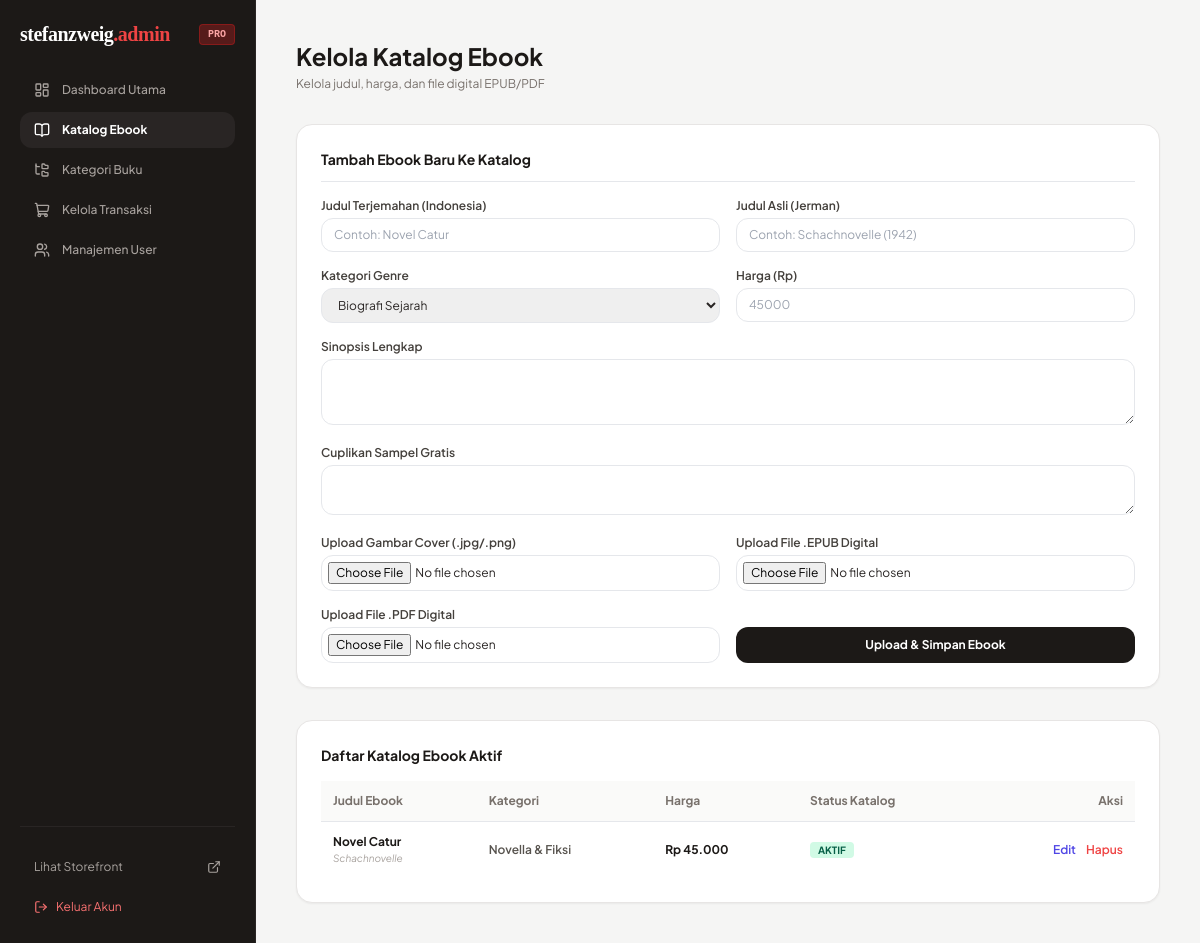
The app's page /admin/ebooks.php (signed in) with its own data.
### tables this page shows
CREATE TABLE IF NOT EXISTS `ebooks` (
  `id` INT AUTO_INCREMENT PRIMARY KEY,
  `category_id` INT NOT NULL,
  `title` VARCHAR(255) NOT NULL,
  `original_title` VARCHAR(255) NOT NULL,
  `slug` VARCHAR(255) NOT NULL UNIQUE,
  `price` DECIMAL(10,2) NOT NULL,
  `synopsis` TEXT NOT NULL,
  `sample_text` TEXT DEFAULT NULL,
  `cover_image` VARCHAR(255) NOT NULL DEFAULT 'covers/default.jpg',
  `file_epub_path` VARCHAR(255) NOT NULL,
  `file_pdf_path` VARCHAR(255) NOT NULL,
  `is_active` TINYINT(1) DEFAULT 1,
  `created_at` TIMESTAMP DEFAULT CURRENT_TIMESTAMP,
  FOREIGN KEY (`category_id`) REFERENCES `categories`(`id`) ON DELETE CASCADE
);

CREATE TABLE IF NOT EXISTS `categories` (
  `id` INT AUTO_INCREMENT PRIMARY KEY,
  `name` VARCHAR(100) NOT NULL,
  `slug` VARCHAR(100) NOT NULL UNIQUE,
  `created_at` TIMESTAMP DEFAULT CURRENT_TIMESTAMP
);

### includes/functions.php (called while the page is built, shortened)
<?php
function format_rupiah($angka) {
    return 'Rp ' . number_format($angka, 0, ',', '.');
}

### admin/ebooks.php (the view, shortened to what this page needs)
<?php
require_once 'layout_header.php';
$categories = $pdo->query("SELECT * FROM categories ORDER BY name ASC")->fetchAll();
$ebooks = $pdo->query("SELECT e.*, c.name AS category_name FROM ebooks e JOIN categories c ON e.category_id = c.id ORDER BY e.id DESC")->fetchAll();
?>
<div class="space-y-8">
    <div class="flex justify-between items-center">
        <div>
            <h1 class="text-2xl font-bold text-stone-900">Kelola Katalog Ebook</h1>
            <p class="text-xs text-stone-500 mt-1">Kelola judul, harga, dan file digital EPUB/PDF</p>
        </div>
    </div>
    <div class="bg-white rounded-2xl p-6 border border-stone-200 shadow-sm space-y-4">
        <h3 class="font-bold text-stone-900 text-sm border-b pb-3">Tambah Ebook Baru Ke Katalog</h3>
        <form method="POST" enctype="multipart/form-data" class="grid grid-cols-1 md:grid-cols-2 gap-4 text-xs">
            <div>
                <label class="block font-semibold text-stone-700 mb-1">Judul Terjemahan (Indonesia)</label>
                <input type="text" name="title" placeholder="Contoh: Novel Catur" class="w-full px-3 py-2 border rounded-xl" required>
            </div>
            <div>
                <label class="block font-semibold text-stone-700 mb-1">Judul Asli (Jerman)</label>
                <input type="text" name="original_title" placeholder="Contoh: Schachnovelle (1942)" class="w-full px-3 py-2 border rounded-xl" required>
            </div>
            <div>
                <label class="block font-semibold text-stone-700 mb-1">Kategori Genre</label>
                <select name="category_id" class="w-full px-3 py-2 border rounded-xl" required>
                    <?php foreach ($categories as $cat): ?>
                        <option value="<?= $cat['id'] ?>"><?= htmlspecialchars($cat['name']) ?></option>
                    <?php endforeach; ?>
                </select>
            </div>
            <div>
                <label class="block font-semibold text-stone-700 mb-1">Harga (Rp)</label>
                <input type="number" name="price" placeholder="45000" class="w-full px-3 py-2 border rounded-xl" required>
            </div>
            <div class="md:col-span-2">
                <label class="block font-semibold text-stone-700 mb-1">Sinopsis Lengkap</label>
                <textarea name="synopsis" rows="3" class="w-full px-3 py-2 border rounded-xl" required></textarea>
            </div>
            <div class="md:col-span-2">
                <label class="block font-semibold text-stone-700 mb-1">Cuplikan Sampel Gratis</label>
                <textarea name="sample_text" rows="2" class="w-full px-3 py-2 border rounded-xl"></textarea>
            </div>
            <div>
                <label class="block font-semibold text-stone-700 mb-1">Upload Gambar Cover (.jpg/.png)</label>
                <input type="file" name="cover" accept="image/*" class="w-full border rounded-xl p-1.5">
            </div>
            <div>
                <label class="block font-semibold text-stone-700 mb-1">Upload File .EPUB Digital</label>
                <input type="file" name="file_epub" accept=".epub" class="w-full border rounded-xl p-1.5">
            </div>
            <div>
                <label class="block font-semibold text-stone-700 mb-1">Upload File .PDF Digital</label>
                <input type="file" name="file_pdf" accept=".pdf" class="w-full border rounded-xl p-1.5">
            </div>
            <div class="flex items-end">
                <button type="submit" name="add_ebook" class="w-full bg-stone-900 text-white font-bold py-2.5 rounded-xl hover:bg-stone-800 transition">Upload & Simpan Ebook</button>
            </div>
        </form>
    </div>
    <div class="bg-white rounded-2xl border border-stone-200 p-6 shadow-sm space-y-4">
        <h3 class="font-bold text-stone-900 text-sm">Daftar Katalog Ebook Aktif</h3>
        <div class="overflow-x-auto">
            <table class="w-full text-left text-xs">
                <thead class="bg-stone-50 text-stone-500 border-b">
                    <tr>
                        <th class="p-3">Judul Ebook</th>
                        <th class="p-3">Kategori</th>
                        <th class="p-3">Harga</th>
                        <th class="p-3">Status Katalog</th>
                        <th class="p-3 text-right">Aksi</th>
                    </tr>
                </thead>
                <tbody class="divide-y divide-stone-100">
                    <?php foreach ($ebooks as $eb): ?>
                        <tr>
                            <td class="p-3">
                                <p class="font-bold text-stone-900"><?= htmlspecialchars($eb['title']) ?></p>
                                <p class="text-[10px] text-stone-400 italic"><?= htmlspecialchars($eb['original_title']) ?></p>
                            </td>
                            <td class="p-3 text-stone-600 font-semibold"><?= htmlspecialchars($eb['category_name']) ?></td>
                            <td class="p-3 font-bold text-stone-900"><?= format_rupiah($eb['price']) ?></td>
                            <td class="p-3">
                                <a href="ebooks.php?action=toggle&id=<?= $eb['id'] ?>" class="px-2 py-0.5 rounded text-[10px] font-bold <?= $eb['is_active'] ? 'bg-emerald-100 text-emerald-800' : 'bg-stone-200 text-stone-600' ?>">
                                    <?= $eb['is_active'] ? 'AKTIF' : 'NONAKTIF' ?>
                                </a>
                            </td>
                            <td class="p-3 text-right space-x-2">
                                <a href="ebook_edit.php?id=<?= $eb['id'] ?>" class="text-indigo-600 hover:underline font-semibold">Edit</a>
                                <a href="ebooks.php?action=delete&id=<?= $eb['id'] ?>" onclick="return confirm('Hapus ebook ini?')" class="text-red-500 hover:underline font-semibold">Hapus</a>
                            </td>
                        </tr>
                    <?php endforeach; ?>
                </tbody>
            </table>
        </div>
    </div>
</div>
<?php require_once 'layout_footer.php'; ?>

### admin/layout_header.php (style rules this page uses)
body { font-family: 'Plus Jakarta Sans', sans-serif; }

### records on screen
ebooks: title "Novel Catur", original_title "Schachnovelle", category.name "Novella & Fiksi", price "Rp 45.000", is_active "AKTIF"

### other values on screen
form field category_id "Biografi Sejarah"
